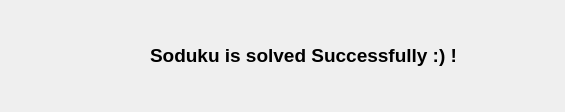
<?xml version="1.0" encoding="UTF-8"?>
<ui version="4.0">
 <class>successdialog</class>
 <widget class="QDialog" name="successdialog">
  <property name="geometry">
   <rect>
    <x>0</x>
    <y>0</y>
    <width>565</width>
    <height>112</height>
   </rect>
  </property>
  <property name="windowTitle">
   <string>Soduku Solver - Alert</string>
  </property>
  <widget class="QLabel" name="label_success">
   <property name="geometry">
    <rect>
     <x>30</x>
     <y>20</y>
     <width>71</width>
     <height>71</height>
    </rect>
   </property>
   <property name="styleSheet">
    <string notr="true">image: url(:/new/prefix1/success.png);</string>
   </property>
   <property name="text">
    <string/>
   </property>
  </widget>
  <widget class="QLabel" name="label">
   <property name="geometry">
    <rect>
     <x>150</x>
     <y>30</y>
     <width>361</width>
     <height>51</height>
    </rect>
   </property>
   <property name="font">
    <font>
     <pointsize>14</pointsize>
     <weight>75</weight>
     <bold>true</bold>
    </font>
   </property>
   <property name="text">
    <string>Soduku is solved Successfully :) !</string>
   </property>
  </widget>
 </widget>
 <resources/>
 <connections/>
</ui>
